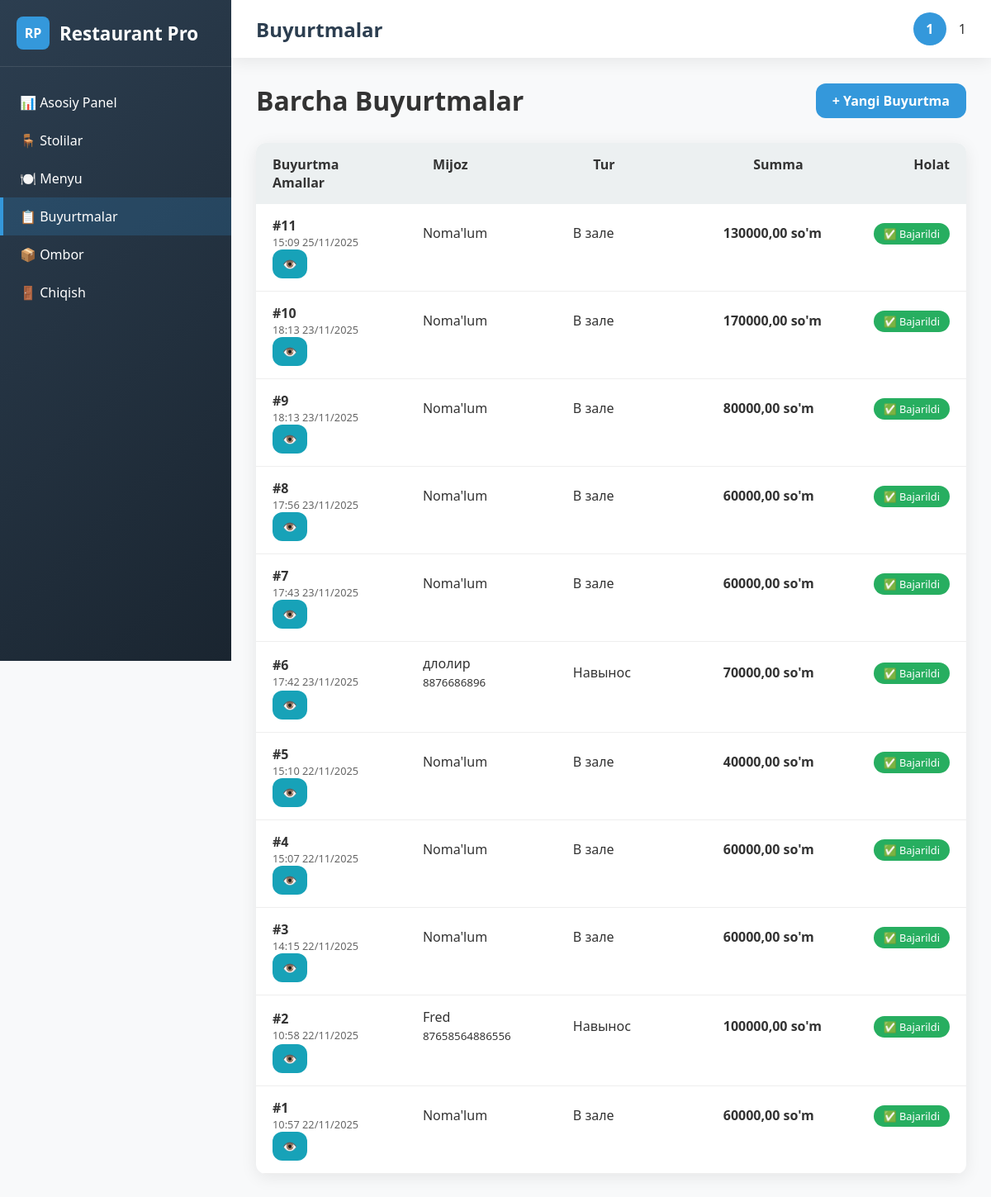
The app's page /orders/ (signed in) with its own data.
### main/models.py (models this page shows, shortened)
class User(AbstractUser):
    ROLE_CHOICES = [
        ('admin', 'Administrator'),
        ('manager', 'Menejer'),
        ('waiter', 'Ofitsiant'),
        ('cook', 'Oshpaz'),
        ('chef', 'Bosh Oshpaz'),
        ('cashier', 'Kassir'),
        ('storekeeper', 'Omborchi'),
    ]
    phone_regex = RegexValidator(
        regex=r'^\+998\d{9}$',
        message="Telefon raqam +998xxxxxxx formatida bo'lishi kerak."
    )
    phone = models.CharField(max_length=13, unique=True, null=True, blank=True, validators=[phone_regex])
    email = models.EmailField(unique=True)
    full_name = models.CharField(max_length=120)
    profile_picture = models.ImageField(upload_to='profile_pics/', blank=True, null=True)
    role = models.CharField(max_length=20, choices=ROLE_CHOICES, default='waiter')
    date_joined = models.DateTimeField(auto_now_add=True)
    class Meta:
        swappable = 'AUTH_USER_MODEL'

class Order(models.Model):
    ORDER_TYPES = [
        ('dine_in', 'В зале'),
        ('takeaway', 'Навынос'),
        ('delivery', 'Доставка'),
    ]
    order_type = models.CharField(max_length=20, choices=ORDER_TYPES, default='dine_in')
    table = models.ForeignKey(Table, on_delete=models.SET_NULL, null=True, blank=True)
    customer_name = models.CharField(max_length=100, blank=True, verbose_name='Имя клиента')
    phone_number = models.CharField(max_length=20, blank=True, verbose_name='Телефон')
    address = models.TextField(blank=True, verbose_name='Адрес доставки')
    dishes = models.ManyToManyField(Dish, through='OrderItem')
    created_at = models.DateTimeField(auto_now_add=True)
    is_completed = models.BooleanField(default=False)
    def total_price(self):
        total = Decimal('0')
        for item in self.order_items.all():
            total += item.dish.price * item.quantity
        return total

class OrderItem(models.Model):
    order = models.ForeignKey(Order, on_delete=models.CASCADE, related_name='order_items')
    dish = models.ForeignKey(Dish, on_delete=models.CASCADE)
    quantity = models.PositiveIntegerField(default=1)

class Dish(models.Model):
    image = models.ImageField(upload_to='dishes/', blank=True, null=True)
    name = models.CharField(max_length=100)
    description = models.TextField(blank=True, null=True)
    price = models.DecimalField(max_digits=10, decimal_places=2)
    portions = models.PositiveIntegerField(default=0, verbose_name='Доступные порции')

### main/views.py (the view)
# urls.py: path('orders/', orders_list, name='orders'),
def orders_list(request):
    orders = Order.objects.all().order_by('-created_at')
    return render(request, 'orders.html', {'orders': orders})

### templates/orders.html (shortened to what this page needs)
{% extends 'base.html' %}
{% block page_title %}Buyurtmalar{% endblock %}
{% block content %}
<div style="display: flex; justify-content: space-between; align-items: center; margin-bottom: 30px;">
    <h1>Barcha Buyurtmalar</h1>
    <a href="{% url 'order_create' %}" class="btn btn-primary">+ Yangi Buyurtma</a>
</div>
<div class="table">
    <div class="table-header">
        <div>Buyurtma</div>
        <div>Mijoz</div>
        <div>Tur</div>
        <div>Summa</div>
        <div>Holat</div>
        <div>Amallar</div>
    </div>
    {% for order in orders %}
    <div class="table-row">
        <div>
            <strong>#{{ order.id }}</strong>
            <div style="font-size: 0.8rem; color: #666;">{{ order.created_at|date:"H:i d/m/Y" }}</div>
        </div>
        <div>
            {% if order.customer_name %}
                {{ order.customer_name }}
                {% if order.phone_number %}<br><small>{{ order.phone_number }}</small>{% endif %}
            {% else %}
                Noma'lum
            {% endif %}
        </div>
        <div>{{ order.get_order_type_display }}</div>
        <div><strong>{{ order.total_price }} so'm</strong></div>
        <div>
            <span style="background: {% if order.is_completed %}var(--success){% else %}var(--warning){% endif %};
                      color: white; padding: 4px 12px; border-radius: 20px; font-size: 0.8rem;">
                {% if order.is_completed %}✅ Bajarildi{% else %}🔄 Jarayonda{% endif %}
            </span>
        </div>
        <div class="action-buttons">
            <a href="{% url 'table_order_by_id' order.id %}" class="btn" style="background: var(--info); color: white; padding: 8px 12px; font-size: 0.9rem;">👁️</a>
        </div>
    </div>
    {% empty %}
    <div class="table-row">
        <div colspan="6" style="text-align: center; padding: 40px; color: #666;">
            Hozircha buyurtmalar mavjud emas
        </div>
    </div>
    {% endfor %}
</div>
{% endblock %}

### templates/base.html (shortened to what this page needs)
<!DOCTYPE html>
<html lang="uz">
<head>
</head>
<body>
    <div class="sidebar">
        <div class="sidebar-header">
            <div class="logo">RP</div>
            <h2>Restaurant Pro</h2>
        </div>
        <div class="nav-menu">
            <a href="{% url 'index' %}"
                class="nav-item {% if request.resolver_match.url_name == 'index' %}active{% endif %}">
                📊 Asosiy Panel
            </a>
            <a href="{% url 'tables' %}"
                class="nav-item {% if request.resolver_match.url_name == 'tables' %}active{% endif %}">
                🪑 Stolilar
            </a>
            <a href="{% url 'menu' %}"
                class="nav-item {% if request.resolver_match.url_name == 'menu' %}active{% endif %}">
                🍽️ Menyu
            </a>
            <a href="{% url 'orders' %}"
                class="nav-item {% if request.resolver_match.url_name == 'orders' %}active{% endif %}">
                📋 Buyurtmalar
            </a>
            <a href="{% url 'stock' %}"
                class="nav-item {% if request.resolver_match.url_name == 'stock' %}active{% endif %}">
                📦 Ombor
            </a>
            {% if user.is_authenticated %}
            <a href="{% url 'logout' %}" class="nav-item">
                🚪 Chiqish
            </a>
            {% else %}
            <a href="{% url 'login' %}" class="nav-item">
                🔑 Kirish
            </a>
            {% endif %}
        </div>
    </div>
    <div class="main-content">
        <div class="header">
            <div class="page-title">
                {% block page_title %}Asosiy Panel{% endblock %}
            </div>
            <div class="user-menu">
                {% if user.is_authenticated %}
                <div class="user-avatar"
                    style="width: 40px; height: 40px; border-radius: 50%; background: var(--secondary); display: flex; align-items: center; justify-content: center; color: white; font-weight: bold;">
                    {{ user.full_name|default:user.username|first }}
                </div>
                <span>{{ user.full_name|default:user.username }}</span>
                {% endif %}
            </div>
        </div>
        <div class="content-area">
            {% block content %}
            {% endblock %}
        </div>
    </div>
</body>
</html>

### templates/base.html (style rules this page uses)
:root { --primary: #2c3e50; --secondary: #3498db; --success: #27ae60; --danger: #e74c3c; --warning: #f39c12; --info: #17a2b8; --light: #ecf0f1; --dark: #34495e; --sidebar-width: 280px; --header-height: 70px; --border-radius: 12px; --shadow: 0 4px 20px rgba(0, 0, 0, 0.08); --transition: all 0.3s ease; }
* { margin: 0; padding: 0; box-sizing: border-box; font-family: 'Segoe UI', Tahoma, Geneva, Verdana, sans-serif; }
body { background-color: #f8f9fa; color: #333; display: flex; min-height: 100vh; }
.sidebar { width: var(--sidebar-width); background: linear-gradient(135deg, var(--primary) 0%, #1a2530 100%); color: white; height: 100vh; position: fixed; overflow-y: auto; z-index: 1000; }
.sidebar-header { padding: 20px; border-bottom: 1px solid rgba(255, 255, 255, 0.1); display: flex; align-items: center; gap: 12px; }
.sidebar-header h2 { font-weight: 600; font-size: 1.4rem; }
.logo { width: 40px; height: 40px; background: var(--secondary); border-radius: 8px; display: flex; align-items: center; justify-content: center; font-weight: bold; color: white; }
.nav-menu { padding: 20px 0; }
.nav-item { padding: 12px 20px; display: flex; align-items: center; gap: 12px; cursor: pointer; transition: var(--transition); border-left: 4px solid transparent; text-decoration: none; color: white; }
.nav-item.active { background: rgba(52, 152, 219, 0.2); border-left-color: var(--secondary); }
.main-content { flex: 1; margin-left: var(--sidebar-width); }
.header { height: var(--header-height); background: white; box-shadow: var(--shadow); display: flex; align-items: center; justify-content: space-between; padding: 0 30px; position: sticky; top: 0; z-index: 100; }
.page-title { font-size: 1.5rem; font-weight: 600; color: var(--primary); }
.user-menu { display: flex; align-items: center; gap: 15px; }
.content-area { padding: 30px; min-height: calc(100vh - var(--header-height)); }
.btn { padding: 10px 20px; border: none; border-radius: var(--border-radius); cursor: pointer; font-weight: 600; transition: var(--transition); display: inline-flex; align-items: center; gap: 8px; text-decoration: none; }
.btn-primary { background: var(--secondary); color: white; }
.table { background: white; border-radius: var(--border-radius); overflow: hidden; box-shadow: var(--shadow); width: 100%; }
.table-header { display: grid; grid-template-columns: 1fr 1fr 1fr 1fr auto; padding: 15px 20px; background: var(--light); font-weight: 600; }
.table-row { display: grid; grid-template-columns: 1fr 1fr 1fr 1fr auto; padding: 15px 20px; border-bottom: 1px solid #eee; align-items: center; }
.action-buttons { display: flex; gap: 8px; }

### records on screen
User: full_name|first "1", full_name "1"
Order: id "11", created_at "15:09 25/11/2025", customer_name "Noma'lum", order_type "В зале", total_price "130000,00", is_completed "✅ Bajarildi"
Order: id "10", created_at "18:13 23/11/2025", customer_name "Noma'lum", order_type "В зале", total_price "170000,00", is_completed "✅ Bajarildi"
Order: id "9", created_at "18:13 23/11/2025", customer_name "Noma'lum", order_type "В зале", total_price "80000,00", is_completed "✅ Bajarildi"
Order: id "8", created_at "17:56 23/11/2025", customer_name "Noma'lum", order_type "В зале", total_price "60000,00", is_completed "✅ Bajarildi"
Order: id "7", created_at "17:43 23/11/2025", customer_name "Noma'lum", order_type "В зале", total_price "60000,00", is_completed "✅ Bajarildi"
Order: id "6", created_at "17:42 23/11/2025", customer_name "длолир", phone_number "8876686896", order_type "Навынос", total_price "70000,00", is_completed "✅ Bajarildi"
Order: id "5", created_at "15:10 22/11/2025", customer_name "Noma'lum", order_type "В зале", total_price "40000,00", is_completed "✅ Bajarildi"
Order: id "4", created_at "15:07 22/11/2025", customer_name "Noma'lum", order_type "В зале", total_price "60000,00", is_completed "✅ Bajarildi"
Order: id "3", created_at "14:15 22/11/2025", customer_name "Noma'lum", order_type "В зале", total_price "60000,00", is_completed "✅ Bajarildi"
Order: id "2", created_at "10:58 22/11/2025", customer_name "Fred", phone_number "87658564886556", order_type "Навынос", total_price "100000,00", is_completed "✅ Bajarildi"
Order: id "1", created_at "10:57 22/11/2025", customer_name "Noma'lum", order_type "В зале", total_price "60000,00", is_completed "✅ Bajarildi"
